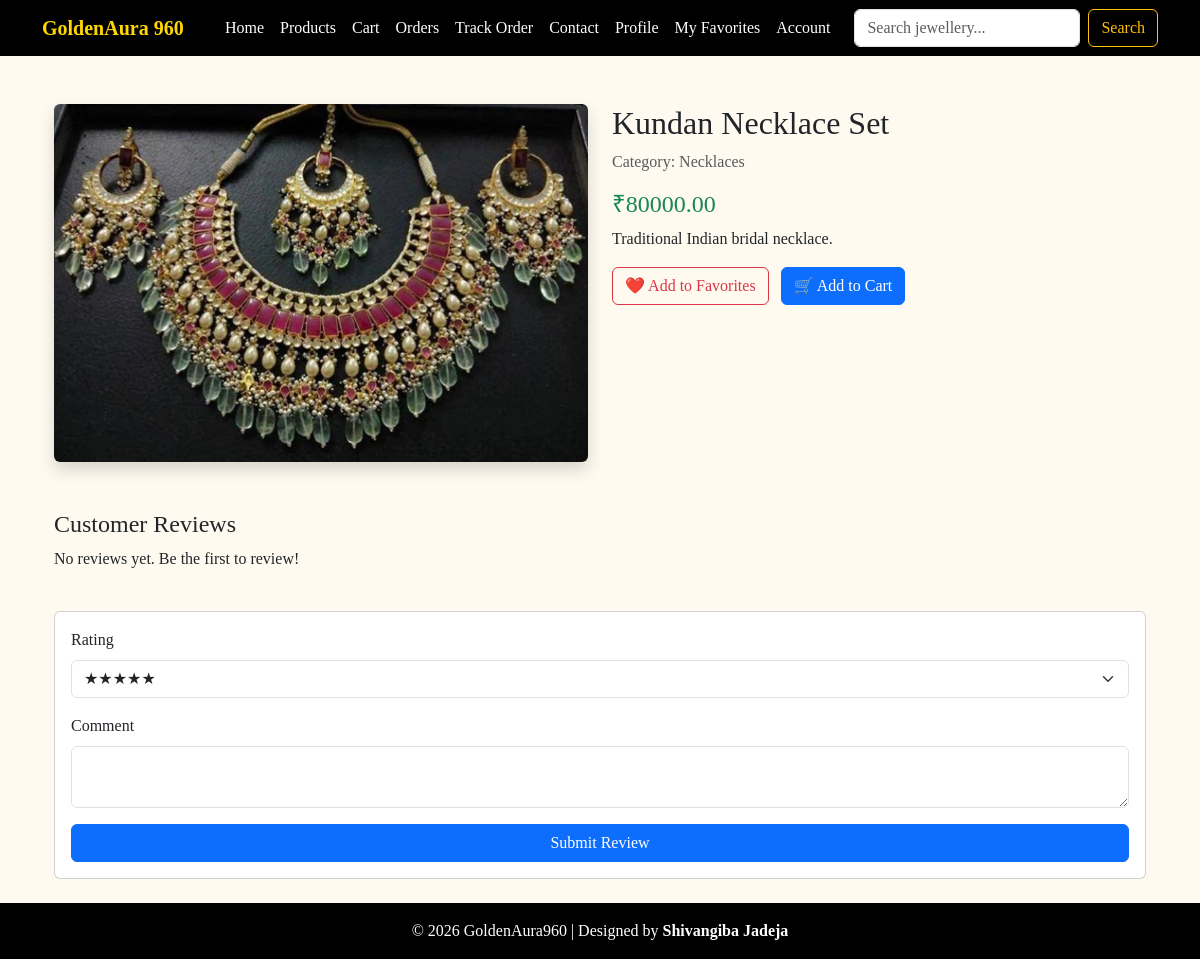
/product/8/, run on an earlier commit of the app's database.
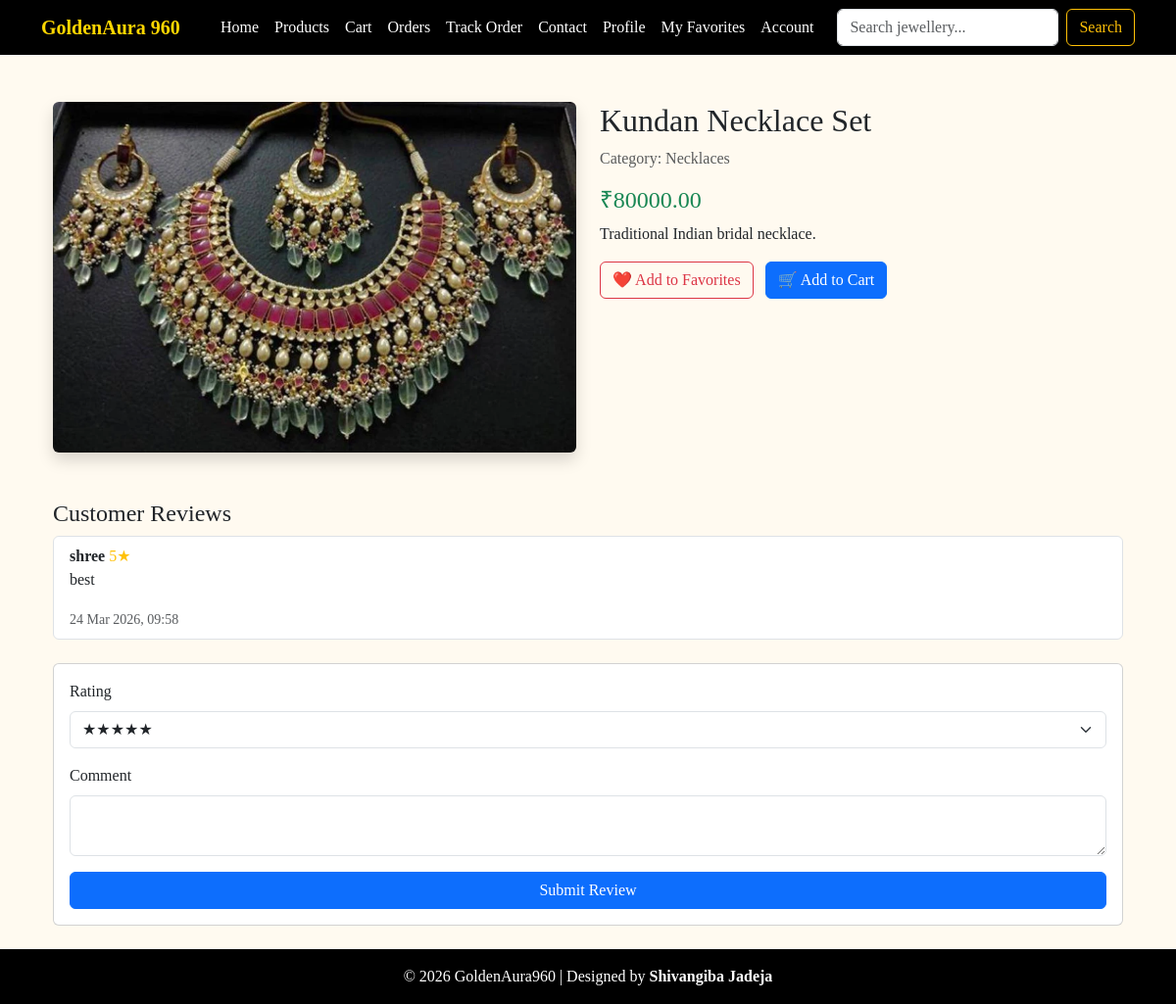
And on a later commit of the database.
### store/models.py (models this page shows)
class Review(models.Model):
    product = models.ForeignKey(Product, on_delete=models.CASCADE, related_name="reviews")
    user = models.ForeignKey(User, on_delete=models.CASCADE)
    rating = models.IntegerField(choices=[(1,"★"),(2,"★★"),(3,"★★★"),(4,"★★★★"),(5,"★★★★★")])
    comment = models.TextField()
    created_at = models.DateTimeField(auto_now_add=True)

### store/views.py (the view)
# urls.py: path("product/<int:product_id>/", views.product_detail, name="product_detail"),
def product_detail(request, product_id):
    product = get_object_or_404(Product, id=product_id)
    return render(request, "store/product_detail.html", {"product": product})

### store/models.py (called while the page is built)
    def __str__(self):
        return self.name

### store/templates/store/product_detail.html (shortened to what this page needs)
{% extends "store/base.html" %}
{% block content %}
<div class="container mt-4">
  <div class="row">
    <div class="col-md-6">
      <img src="{{ product.image.url }}" class="img-fluid rounded shadow" alt="{{ product.name }}">
    </div>
    <div class="col-md-6">
      <h2>{{ product.name }}</h2>
      <p class="text-muted">Category: {{ product.category }}</p>
      <h4 class="text-success">₹{{ product.price }}</h4>
      <p>{{ product.description }}</p>
      <a href="{% url 'add_to_favorites' product.id %}" class="btn btn-outline-danger me-2">
        ❤️ Add to Favorites
      </a>
      <a href="{% url 'add_to_cart' product.id %}" class="btn btn-primary">
  🛒 Add to Cart
</a>
    </div>
  </div>
  <div class="mt-5">
    <h4>Customer Reviews</h4>
    <div class="list-group mb-4">
      {% for review in product.reviews.all %}
      <div class="list-group-item">
        <strong>{{ review.user.username }}</strong>
        <span class="text-warning">{{ review.rating }}★</span>
        <p>{{ review.comment }}</p>
        <small class="text-muted">{{ review.created_at|date:"d M Y, H:i" }}</small>
      </div>
      {% empty %}
      <p>No reviews yet. Be the first to review!</p>
      {% endfor %}
    </div>
    <form method="post" action="{% url 'add_review' product.id %}" class="card p-3">
      <div class="mb-3">
        <label for="rating" class="form-label">Rating</label>
        <select name="rating" id="rating" class="form-select">
          <option value="5">★★★★★</option>
        </select>
      </div>
      <div class="mb-3">
        <label for="comment" class="form-label">Comment</label>
        <textarea name="comment" id="comment" class="form-control"></textarea>
      </div>
      <button type="submit" class="btn btn-primary">Submit Review</button>
    </form>
  </div>
</div>
{% endblock %}

What changed in the data, as far as the page shows it:
added Review: user.username "shree", rating "5", comment "best", created_at "24 Mar 2026, 09:58"
Also different on the page:
text no longer shown: "No reviews yet. Be the first to review!"
